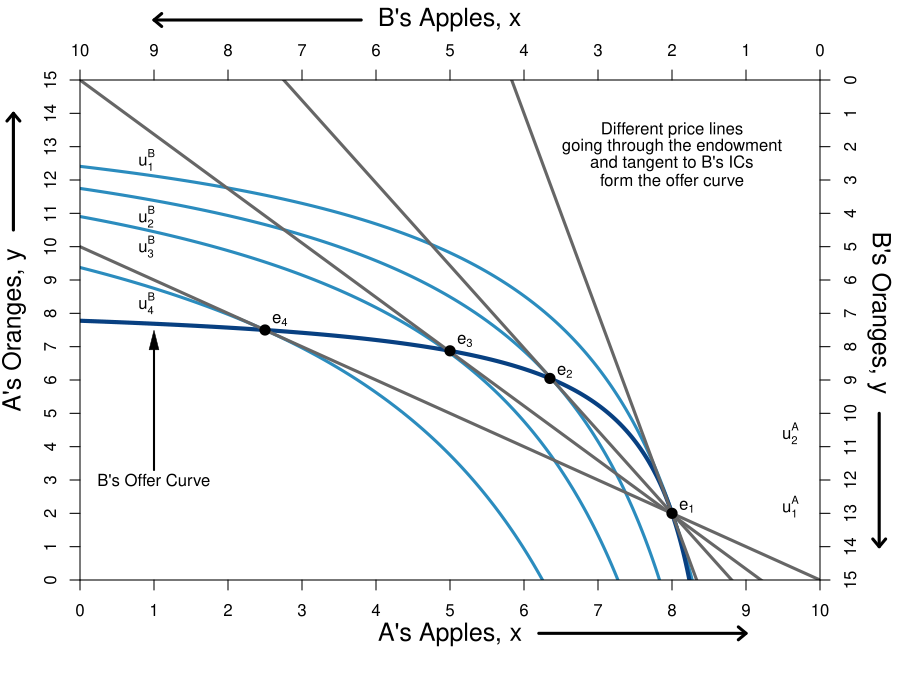

Source code (R):
#require(ggplot2)
require(shape)
pdf(file = "property/property_psp1_offer.pdf", width = 9, height = 7)

#Set parameters for graphics
axislabelsize <- 1.5
graphlinewidth <- 3

COL <- c("#7fc97f", "#beaed4", "#fdc086", "#ffff99", "#386cb0", "#f0027f", "#bf5b17", "#666666")
COLA <- c("#99d8c9","#66c2a4","#41ae76", "#238b45", "#005824")
COLB <- c("#4eb3d3", "#2b8cbe", "#0868ac","#084081")


indiffcurveA1 <- function(x, U = 4, A = 1, a = 0.5) {
  ((((U-2)/A)*(1/x)^a)^(1/(1-a)))
}

indiffcurveA2 <- function(x, U = 4, A = 1, a = 0.5) {
  (((U/A)*(1/x)^a)^(1/(1-a)))
}

indiffcurveA3 <- function(x, U = 6.196918, A = 1, a = 0.5) {
  (((U/A)*(1/x)^a)^(1/(1-a)))
}

indiffcurveA4 <- function(x, U = 6.984164, A = 1, a = 0.5) {
  ((((U)/A)*(1/x)^a)^(1/(1-a)))
}

paretoEC <- function(x) {
  (3/2)*x
}

MonopolyPrice <- function(x) {
  21.82142 - 2.477677*x 
}

PriceLine <- function(x, intercept = 10, slope = 1) {
  intercept - slope*x 
}


OfferCurveA <- function(x) {
  x/(x  - 4)
}

mrsplot <- function(x) {
  (13/2)*(x/(9-x)^2)
}

OfferCurveB <- function(x) {
  15 - (13/2)*(10 - x)/(9 - x)
}

#Deriving the offer curves: let py = 1
#wA = 8px + 2py = 8px + 2; Demand: x = w/2px => x = 4 + 1/px => px = 1/(x - 4)
#Offer curve is y = px*x => (1/(x-4))*x = x/(x-4) defined for x neq 4
#wA = 2px + 13py = 2px + 13; Demand: x = w/2px => x = 1 + 13/2px => px = 13/2(x - 1)
#B's Offer curve is y = px*x => (13/2)(1/(x-1))*x = (13/2)(x/(x-1)
#Therefore in terms of yA and xA:
#15 - y = (13/2)*(10 - x)/(10 - x - 1)
#Therefore y = 15 - (13/2)*(10-x)/(9 - x) defined for x neq 9
#The tangency of the indifference curve and the offer curve gives mrsplot
#Where mrsplot equals that offer curve, we get x = (3/17)*(51 - sqrt(221)) = 6.376576; 
#So y = 6.022321; therefore u = (6.376576^0.5)*(6.022321^0.5)

indiffcurveBneg1 <- function(x, U = 5.09, A = 1, a = 0.5) {
  15 - (((U/A)*(1/(10 - x))^a)^(1/(1-a)))
}

indiffcurveBneg2 <- function(x, U = 5.703502, A = 1, a = 0.5) {
  15 - (((U/A)*(1/(10 - x))^a)^(1/(1-a)))
}

#Aisha happens to have found 8 apples and 2 oranges, 
#and Betty happens to have found 2 apples and 13 oranges. 
#Aisha's utility (8^0.5)*(2^0.5) = 4
#Betty's utility (2^0.5)*(13^0.5) = 5.09



par(mar =  c(6, 4, 4, 4))
xlims <- c(0, 10)
ylims <- c(0, 15)
xlims2 <- c(10, 0)
ylims2 <- c(15, 0)

plot(0, 0, xlim = xlims, ylim = ylims, type = "n",
     xlab = expression(paste("A's Apples, ", x)),
     ylab = expression(paste("A's Oranges, ", y)), 
     line = 2.5,
     xaxt = "n", 
     yaxt = "n", 
     cex.lab = axislabelsize, 
     bty = "n",
     xaxs="i", 
     yaxs="i")


npts <- 500 
npts2 <- 501

#Specify the sequences of points for graphing. 
xx1 <- seq(xlims[1], xlims[2], length.out = npts)
yy1 <- indiffcurveA2(xx1, U = 4, A = 1, a = 0.5)
yy2 <- indiffcurveA2(xx1)

#Polygon Attempt
#polygon(x = c(1.34, 6, 8, 10 - 6.73), y = c(12, 9, 2, 15 - 10.1), col="powderblue", density=NULL, border = NA)

#I need something like xx1 with npts for 
#xpoly1 <- seq(from = 1.34, to = 8, length.out = 500)
#ypoly1 <- indiffcurveA2(xpoly1, U = 4, A = 1, a = 0.5)
#ypoly2 <- indiffcurveBneg(xpoly1, U = 5.09, A = 1, a = 0.5)
#polygon(x = c(xpoly1, rev(xpoly1)), y = c(ypoly1, rev(ypoly2)), col=COL[3], density=NULL, border = NA)
xx2 <- seq(4, xlims[2], length.out = npts)
xx3 <- seq(xlims[1], 9, length.out = npts)

#Draw the lines for the graphs
#lines(xx1, indiffcurveA1(xx1), col = COLA[3], lwd = graphlinewidth)
#lines(xx1, indiffcurveA2(xx1), col = COLA[3], lwd = graphlinewidth)
#lines(xx1, indiffcurveA3(xx1), col = COLA[3], lwd = graphlinewidth)
#lines(xx1, indiffcurveA4(xx1), col = COLA[3], lwd = graphlinewidth)
#lines(xx1, paretoEC(xx1), col = COL[2], lwd = graphlinewidth)
#lines(xx2, OfferCurveA(xx2), col = COL[2], lwd = graphlinewidth)

#lines(xx1, mrsplot(xx1), col = COL[1], lwd = graphlinewidth)
lines(xx1, indiffcurveBneg1(xx1), col = COLB[2], lwd = graphlinewidth)
lines(xx1, indiffcurveBneg2(xx1), col = COLB[2], lwd = graphlinewidth)
lines(xx1, indiffcurveBneg2(xx1, U = 6.4), col = COLB[2], lwd = graphlinewidth)
lines(xx1, indiffcurveBneg2(xx1, U = 7.5), col = COLB[2], lwd = graphlinewidth)

lines(xx3, OfferCurveB(xx3), col = COLB[4], lwd = graphlinewidth+1)
lines(xx1, MonopolyPrice(xx1), col = COL[8], lwd = graphlinewidth)
lines(xx1, PriceLine(xx1), col = COL[8], lwd = graphlinewidth)
lines(xx1, PriceLine(xx1, intercept = 15, slope = 1.63), col = COL[8], lwd = graphlinewidth)
lines(xx1, PriceLine(xx1, intercept = 50, slope = 6), col = COL[8], lwd = graphlinewidth)

#Customize ticks and labels for the plot
ticksy <- seq(from = 0, to = 15, by = 1)
ylabels <- seq(from = 0, to = 15, by = 1)
ticksx <- seq(from = 0, to = 10, by = 1)
xlabels <- seq(from = 0, to = 10, by = 1)
axis(1, at = ticksx, pos = 0, labels = xlabels)
axis(2, at = ticksy, pos = 0, labels = ylabels, las = 0)

#Add arrows:
arrows(-0.9, 10.5, -0.9, 14, xpd = TRUE, length=0.1,angle=40,lwd=3)
arrows(6.2, -1.6, 9, -1.6, xpd = TRUE, length=0.1,angle=40,lwd=3)

#Annotation of the three graphs and the NE
#text(9.6, 0.9, expression(u[1]^A))
text(9.6, 2.2, expression(u[1]^A))
text(9.6, 4.4, expression(u[2]^A))
#text(9.6, 5.9, expression(u[4]^A))

#Perhaps useful point to label the unused intersection of the participation constraints
#points(1.34, 12, pch = 16, col = "black", cex = 1.5)



#Pareto efficiency curve
# segments(3.27, 4.9, 5.84, 8.77, lty = 1, lwd = graphlinewidth, col = COL[2])
# text(4.7, 5, expression("Pareto Efficient Curve"))
# Arrows(4.5, 5.3, 4.5, 6.2, col = "black", lty = 1, lwd = 2, arr.type = "triangle", arr.lwd = 0.5)

#Label B's offer curve
text(1, 3, expression("B's Offer Curve"))
Arrows(1, 3.3, 1, 7.2, col = "black", lty = 1, lwd = 2, arr.type = "triangle", arr.lwd = 0.5)

#Monopoly Price Line
# text(7, 13.5, expression(paste("Monopoly Price Line")))
# text(7, 13, expression(paste("Slope", phantom()==-p[m])))
# Arrows(6.3, 13, 3.8, 13, col = "black", lty = 1, lwd = 2, arr.type = "triangle", arr.lwd = 0.5)

text(8, 13.5, expression(paste("Different price lines")))
text(8, 13, expression(paste("going through the endowment")))
text(8, 12.5, expression(paste("and tangent to B's ICs")))
text(8, 12, expression(paste("form the offer curve")))
# text(7, 13, expression(paste("Slope", phantom()==-p[m])))
# Arrows(6.3, 13, 3.8, 13, col = "black", lty = 1, lwd = 2, arr.type = "triangle", arr.lwd = 0.5)

#Add a point for the initial endowment
points(8, OfferCurveB(x = 8), pch = 16, col = "black", cex = 1.5)
text(8+0.2, OfferCurveB(x = 8) + 0.2, expression(e[1]))


#Add a point for the initial endowment
points(6.35, OfferCurveB(x = 6.35), pch = 16, col = "black", cex = 1.5)
text(6.35 + 0.2, OfferCurveB(x = 6.35) + 0.2, expression(e[2]))

#Add a point for the initial endowment
points(5, OfferCurveB(x = 5), pch = 16, col = "black", cex = 1.5)
text(5 + 0.2, OfferCurveB(x = 5) + 0.3, expression(e[3]))

#Add a point for the initial endowment
points(2.5, OfferCurveB(x = 2.5), pch = 16, col = "black", cex = 1.5)
text(2.5 + 0.2, OfferCurveB(x = 2.5) + 0.3, expression(e[4]))

#Set up second axes and labels

par(new = TRUE)

#Use the same x and ylims as previously, but with locations switched
xlims2 <- c(10, 0)
ylims2 <- c(15, 0)

#Leave the ylab and xlab blank to ensure no axes titles
plot(0, 0, xlim = xlims2, ylim = ylims2, type = "n",
     xlab = expression(paste("")),
     ylab = expression(paste("")),
     xaxt = "n", 
     yaxt = "n", 
     cex.lab = 1.3, 
     bty = "n",
     xaxs="i", 
     yaxs="i")

#Set up axes at sides 3 and 4 (top and right)
axis(side = 3, at = ticksx, pos = 0, labels = xlabels)
axis(side = 4, at = ticksy, pos = 0, labels = ylabels, las = 0)
mtext("B's Apples, x", side=3, line = 2.5, cex = axislabelsize)
text(-0.8, 7, expression(paste("B's Oranges, y")), xpd = TRUE, cex = axislabelsize, srt = 270) 

#Add arrows:
arrows(-0.8, 10, -0.8, 14, xpd = TRUE, length=0.1,angle=40,lwd=3)
arrows(6.2, -1.8, 9, -1.8, xpd = TRUE, length=0.1,angle=40,lwd=3)


#Functions for B's indifference curves
indiffcurveB1 <- function(x, U = 5.09, A = 1, a = 0.5) {
  ((((U-2)/A)*(1/x)^a)^(1/(1-a)))
}

indiffcurveB2 <- function(x, U = 5.09, A = 1, a = 0.5) {
  (((U/A)*(1/x)^a)^(1/(1-a)))
}

indiffcurveB3 <- function(x, U = 5.703502, A = 1, a = 0.5) {
  ((((U)/A)*(1/x)^a)^(1/(1-a)))
}

indiffcurveB4 <- function(x, U = 8.244574, A = 1, a = 0.5) {
  ((((U)/A)*(1/x)^a)^(1/(1-a)))
}

indiffcurveB5 <- function(x, U = 9, A = 1, a = 0.5) {
  ((((U)/A)*(1/x)^a)^(1/(1-a)))
}



#lines(xx1, indiffcurveB1(xx1), col = COLB[3], lwd = graphlinewidth)
#lines(xx1, indiffcurveB2(xx1), col = COLB[3], lwd = graphlinewidth)
#lines(xx1, indiffcurveB3(xx1), col = COLB[3], lwd = graphlinewidth)
#lines(xx1, indiffcurveB4(xx1), col = COLB[3], lwd = graphlinewidth)

#Label B's indifference curves
text(9.1, 2.4, expression(u[1]^B))
text(9.1, 4.1, expression(u[2]^B))
text(9.1, 5, expression(u[3]^B))
text(9.1, 6.7, expression(u[4]^B))








#Label a point on the middle of the curve
#points(5, 7.5, pch = 16, col = "black", cex = 1.5)
#text(5, 7, expression(i))

#(5^0.5)*(7.5^0.5) = 6.123724

#Add point for comparison to participation constraint
#points(6.2, 1.55, pch = 16, col = "black", cex = 1.5)
#text(6.1, 1.2, expression(d))


#Calculate TIOLI power allocation for B
#mrs(x,y) => pareto efficient curve is (3/2)x = y
#A's initital utility is 4 = u(8,2) = (8^0.5)*(2^0.5)
#Therefore substitute in the contract curve u_e^A = 4 = (x^A)^(0.5)(3/2*x^A)^0.5
# => x^A = 4/((3/2)^0.5) = 3.27 => x^B = 6.73
# => y^A = 3/2(x^A) = 4.9 => y^B = 10.1

#Add point g for B's TIOLI power
# points(6.73, 10.1, pch = 16, col = "black", cex = 1.5)
# text(6.73, 10.6, expression(g))

#Calculate TIOLI power allocation for A
#mrs(x,y) => pareto efficient curve is (3/2)x = y
#A's initital utility is 4 = u(8,2) = (8^0.5)*(2^0.5)
#Therefore substitute in the contract curve u_e^A = 4 = (x^A)^(0.5)(3/2*x^A)^0.5
# => x^B = 5.09/((3/2)^0.5) = 4.16 => x^A = 5.84
# => y^B = 3/2(x^B) = 6.23 => y^A = 8.77 
#=> u^A = (5.84^0.5)*(8.77^0.5) = 7.156591
#Add point f for A's TIOLI power
# points(4.16, 6.23, pch = 16, col = "black", cex = 1.5)
# text(4.16, 5.8, expression(f))


#Annotating B's endowment
# text(1.8, 12.5, expression(e))

#Annotating a point that is a Pareto improvement over e.
# points(3.623424, 8.977679, pch = 16, col = "black", cex = 1.5)
# text(3.5, 8.6, expression(m))
#(2.94^0.5)*(12.76^0.5)

#Label Pareto Improving Lens
#text(7, 5, expression(paste("Pareto-Improving Lens")))

dev.off()
